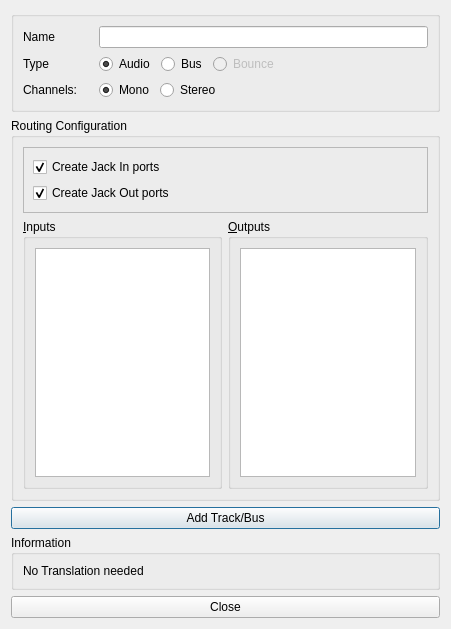
<?xml version="1.0" encoding="UTF-8"?>
<ui version="4.0">
 <class>NewTrackDialog</class>
 <widget class="QDialog" name="NewTrackDialog">
  <property name="geometry">
   <rect>
    <x>0</x>
    <y>0</y>
    <width>451</width>
    <height>629</height>
   </rect>
  </property>
  <property name="sizePolicy">
   <sizepolicy hsizetype="Preferred" vsizetype="MinimumExpanding">
    <horstretch>0</horstretch>
    <verstretch>0</verstretch>
   </sizepolicy>
  </property>
  <property name="windowTitle">
   <string>Create New Track or Bus</string>
  </property>
  <layout class="QVBoxLayout" name="verticalLayout_6">
   <item>
    <widget class="QGroupBox" name="groupBox_2">
     <property name="title">
      <string/>
     </property>
     <layout class="QVBoxLayout" name="verticalLayout_9">
      <item>
       <layout class="QHBoxLayout">
        <property name="spacing">
         <number>6</number>
        </property>
        <property name="leftMargin">
         <number>0</number>
        </property>
        <property name="topMargin">
         <number>0</number>
        </property>
        <property name="rightMargin">
         <number>0</number>
        </property>
        <property name="bottomMargin">
         <number>0</number>
        </property>
        <item>
         <widget class="QLabel" name="label">
          <property name="minimumSize">
           <size>
            <width>70</width>
            <height>0</height>
           </size>
          </property>
          <property name="text">
           <string>Name</string>
          </property>
         </widget>
        </item>
        <item>
         <widget class="QLineEdit" name="trackName"/>
        </item>
       </layout>
      </item>
      <item>
       <widget class="QFrame" name="frame_2">
        <property name="frameShape">
         <enum>QFrame::NoFrame</enum>
        </property>
        <property name="frameShadow">
         <enum>QFrame::Raised</enum>
        </property>
        <property name="lineWidth">
         <number>0</number>
        </property>
        <layout class="QVBoxLayout" name="verticalLayout_7">
         <property name="leftMargin">
          <number>0</number>
         </property>
         <property name="topMargin">
          <number>0</number>
         </property>
         <property name="rightMargin">
          <number>0</number>
         </property>
         <property name="bottomMargin">
          <number>0</number>
         </property>
         <item>
          <layout class="QHBoxLayout" name="horizontalLayout">
           <item>
            <widget class="QLabel" name="label_2">
             <property name="minimumSize">
              <size>
               <width>70</width>
               <height>0</height>
              </size>
             </property>
             <property name="text">
              <string>Type</string>
             </property>
            </widget>
           </item>
           <item>
            <widget class="QRadioButton" name="isAudioTrack">
             <property name="text">
              <string>Audio</string>
             </property>
             <property name="checked">
              <bool>true</bool>
             </property>
            </widget>
           </item>
           <item>
            <widget class="QRadioButton" name="isBusTrack">
             <property name="text">
              <string>Bus</string>
             </property>
            </widget>
           </item>
           <item>
            <widget class="QRadioButton" name="isBounceTrack">
             <property name="enabled">
              <bool>false</bool>
             </property>
             <property name="text">
              <string>Bounce</string>
             </property>
             <property name="checked">
              <bool>false</bool>
             </property>
            </widget>
           </item>
           <item>
            <spacer name="horizontalSpacer_2">
             <property name="orientation">
              <enum>Qt::Horizontal</enum>
             </property>
             <property name="sizeHint" stdset="0">
              <size>
               <width>40</width>
               <height>20</height>
              </size>
             </property>
            </spacer>
           </item>
          </layout>
         </item>
        </layout>
       </widget>
      </item>
      <item>
       <widget class="QFrame" name="frame">
        <property name="frameShape">
         <enum>QFrame::NoFrame</enum>
        </property>
        <property name="frameShadow">
         <enum>QFrame::Raised</enum>
        </property>
        <layout class="QVBoxLayout" name="verticalLayout_4">
         <property name="leftMargin">
          <number>0</number>
         </property>
         <property name="topMargin">
          <number>0</number>
         </property>
         <property name="rightMargin">
          <number>0</number>
         </property>
         <property name="bottomMargin">
          <number>0</number>
         </property>
         <item>
          <layout class="QHBoxLayout" name="horizontalLayout_4">
           <item>
            <widget class="QLabel" name="label_3">
             <property name="minimumSize">
              <size>
               <width>70</width>
               <height>0</height>
              </size>
             </property>
             <property name="text">
              <string>Channels:</string>
             </property>
            </widget>
           </item>
           <item>
            <widget class="QRadioButton" name="monoRadioButton">
             <property name="text">
              <string>Mono</string>
             </property>
             <property name="checked">
              <bool>true</bool>
             </property>
             <property name="autoExclusive">
              <bool>true</bool>
             </property>
            </widget>
           </item>
           <item>
            <widget class="QRadioButton" name="stereoRadioButton">
             <property name="text">
              <string>Stereo</string>
             </property>
            </widget>
           </item>
           <item>
            <spacer name="horizontalSpacer_3">
             <property name="orientation">
              <enum>Qt::Horizontal</enum>
             </property>
             <property name="sizeHint" stdset="0">
              <size>
               <width>40</width>
               <height>20</height>
              </size>
             </property>
            </spacer>
           </item>
          </layout>
         </item>
        </layout>
       </widget>
      </item>
     </layout>
    </widget>
   </item>
   <item>
    <widget class="QGroupBox" name="busConfigGroupBox">
     <property name="title">
      <string>Routing Configuration</string>
     </property>
     <layout class="QVBoxLayout" name="verticalLayout_8">
      <item>
       <widget class="QFrame" name="jackFrame">
        <property name="frameShape">
         <enum>QFrame::StyledPanel</enum>
        </property>
        <property name="frameShadow">
         <enum>QFrame::Raised</enum>
        </property>
        <layout class="QVBoxLayout" name="verticalLayout">
         <item>
          <widget class="QCheckBox" name="jackInPortsCheckBox">
           <property name="text">
            <string>Create Jack In ports</string>
           </property>
           <property name="checked">
            <bool>true</bool>
           </property>
          </widget>
         </item>
         <item>
          <widget class="QCheckBox" name="jackOutPortsCheckBox">
           <property name="text">
            <string>Create Jack Out ports</string>
           </property>
           <property name="checked">
            <bool>true</bool>
           </property>
          </widget>
         </item>
        </layout>
       </widget>
      </item>
      <item>
       <layout class="QHBoxLayout" name="horizontalLayout_3">
        <item>
         <widget class="QGroupBox" name="groupBox_3">
          <property name="title">
           <string>&amp;Inputs</string>
          </property>
          <layout class="QVBoxLayout" name="verticalLayout_5">
           <item>
            <widget class="QListWidget" name="routingInputListWidget">
             <property name="minimumSize">
              <size>
               <width>130</width>
               <height>0</height>
              </size>
             </property>
             <property name="maximumSize">
              <size>
               <width>250</width>
               <height>16777215</height>
              </size>
             </property>
             <property name="currentRow">
              <number>-1</number>
             </property>
             <property name="sortingEnabled">
              <bool>false</bool>
             </property>
            </widget>
           </item>
          </layout>
         </widget>
        </item>
        <item>
         <widget class="QGroupBox" name="groupBox_4">
          <property name="title">
           <string>&amp;Outputs</string>
          </property>
          <layout class="QVBoxLayout" name="verticalLayout_2">
           <item>
            <widget class="QListWidget" name="routingOutputListWidget">
             <property name="minimumSize">
              <size>
               <width>130</width>
               <height>0</height>
              </size>
             </property>
             <property name="maximumSize">
              <size>
               <width>250</width>
               <height>16777215</height>
              </size>
             </property>
             <property name="currentRow">
              <number>-1</number>
             </property>
            </widget>
           </item>
          </layout>
         </widget>
        </item>
       </layout>
      </item>
     </layout>
    </widget>
   </item>
   <item>
    <widget class="QPushButton" name="addTrackBusButton">
     <property name="text">
      <string>Add Track/Bus</string>
     </property>
    </widget>
   </item>
   <item>
    <widget class="QGroupBox" name="groupBox">
     <property name="title">
      <string>Information</string>
     </property>
     <layout class="QVBoxLayout" name="verticalLayout_3">
      <item>
       <widget class="QLabel" name="informationLabel">
        <property name="sizePolicy">
         <sizepolicy hsizetype="Preferred" vsizetype="Minimum">
          <horstretch>0</horstretch>
          <verstretch>0</verstretch>
         </sizepolicy>
        </property>
        <property name="text">
         <string>No Translation needed</string>
        </property>
       </widget>
      </item>
     </layout>
    </widget>
   </item>
   <item>
    <widget class="QPushButton" name="closeButton">
     <property name="text">
      <string>Close</string>
     </property>
    </widget>
   </item>
  </layout>
 </widget>
 <resources/>
 <connections/>
</ui>
